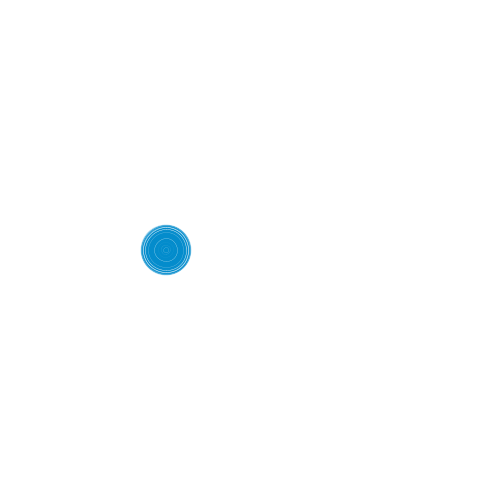
Frame 1 (no input)
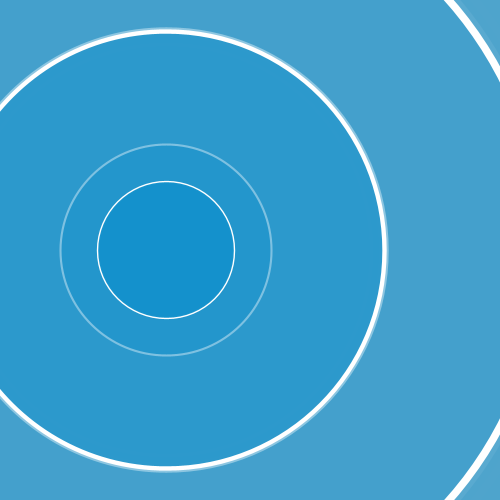
Frame 60 (the mouse pressed at the canvas centre just before this capture)
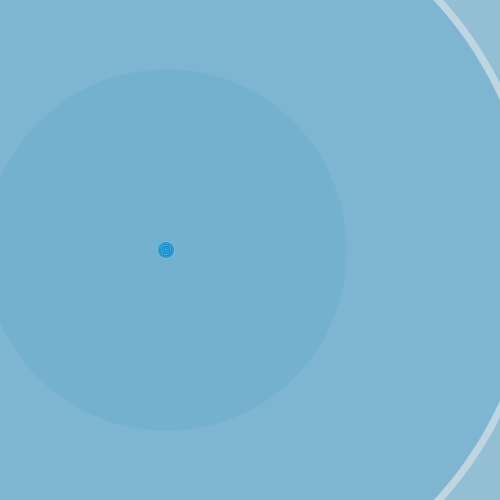
Frame 120 (the mouse held since frame 60 and released just before this capture)

The Processing sketch that drew these frames (run headless with seeded random() and noise(); from frame 60 on, the mouse is pressed at the canvas centre):

// Processing sketch: ringSketch
// ── ringSketch.pde


float minInc   = 1.01;
float maxInc   = 1.05;
float xOrigin;
float yOrigin;
Level[] rings;

void setup(){
  //global variable assignment
  smooth();
  size(500,500);
  xOrigin = width/3;
  yOrigin = width/2;
 
  //define the rings
  rings = new Level[50];
  for (int i = 0; i < rings.length; i++ ){
    rings[i] = new Level();
  }
  
}

void draw(){
  background(255);
  for (int i = 0; i < rings.length; i++ ) {
    rings[i].expandPlz();
    rings[i].display();
    rings[i].check();
  }
}
  
void delay(int delay)
{
  int time = millis();
  while(millis() - time <= delay);
}

// ── levels.pde
class Level {
  color c; 
  float xPosition;
  float yPosition;
  float radius;
  float the_strokeWeight;
  float the_fillWeight;
  float expansionRatio;

  Level() {
    c = color(200, 75, 80, 100);
    xPosition = xOrigin;
    yPosition = yOrigin;
    //    radius = 10;
    the_strokeWeight = 1;
    the_fillWeight   = 50;
    radius = random(0, 50);
    expansionRatio   = random(1.05, 1.06);
  }

  void expandPlz() {
    radius = radius * expansionRatio;
    the_strokeWeight = the_strokeWeight * expansionRatio;
    the_fillWeight   = the_fillWeight * expansionRatio;
  }

  void display() {
    rectMode(CENTER);
    //    noFill();
    //    //Create the blue fill
    //    stroke(c);
    //    strokeWeight(the_strokeWeight *10);
    //    ellipse(xPosition,yPosition,radius + (the_fillWeight)/2, radius + (the_fillWeight)/2);

    //Create the white outline
    //    stroke(255);
    //    strokeWeight(the_strokeWeight);
    //    ellipse(xPosition,yPosition,radius, radius);

    colorMode(HSB);
    float value = 0;
    int h = int(map(200, 0, 360, 0, 255));
    int s = int(map(radius,  5*width, 0, 0, 255));
    int b = int(map(80, 0, 100, 0, 255));
    println(hex(c));
    c = color(h, s, b, 150);
    fill(c);
    stroke(255);
    strokeWeight(radius/100);
    ellipse(xPosition, yPosition, radius, radius);
  }

  void check() {
    if (radius > (5 * width)) {
      radius = 1;
      the_strokeWeight = 1;
      the_fillWeight = 50;
    }
  }
}
